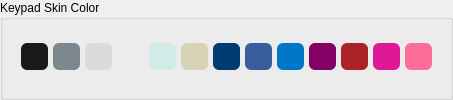
             <widget class="QGroupBox" name="groupBox_8">
              <property name="title">
               <string>Keypad Skin Color</string>
              </property>
              <layout class="QHBoxLayout" name="horizontalLayout_28">
               <property name="spacing">
                <number>5</number>
               </property>
               <property name="leftMargin">
                <number>8</number>
               </property>
               <property name="topMargin">
                <number>5</number>
               </property>
               <property name="rightMargin">
                <number>8</number>
               </property>
               <property name="bottomMargin">
                <number>8</number>
               </property>
               <item>
                <spacer name="horizontalSpacer_22">
                 <property name="orientation">
                  <enum>Qt::Horizontal</enum>
                 </property>
                 <property name="sizeHint" stdset="0">
                  <size>
                   <width>10</width>
                   <height>20</height>
                  </size>
                 </property>
                </spacer>
               </item>
               <item>
                <widget class="QPushButton" name="buttonBlack">
                 <property name="sizePolicy">
                  <sizepolicy hsizetype="Fixed" vsizetype="Fixed">
                   <horstretch>0</horstretch>
                   <verstretch>0</verstretch>
                  </sizepolicy>
                 </property>
                 <property name="minimumSize">
                  <size>
                   <width>27</width>
                   <height>27</height>
                  </size>
                 </property>
                 <property name="maximumSize">
                  <size>
                   <width>27</width>
                   <height>27</height>
                  </size>
                 </property>
                 <property name="focusPolicy">
                  <enum>Qt::NoFocus</enum>
                 </property>
                 <property name="styleSheet">
                  <string notr="true">QPushButton {  background-color: rgb(25, 25, 25); border-radius:6px; }
QPushButton:pressed { 
	border: 3px solid gray;
	border-radius: 8px; 
}</string>
                 </property>
                 <property name="text">
                  <string/>
                 </property>
                </widget>
               </item>
               <item>
                <widget class="QPushButton" name="buttonSilver">
                 <property name="sizePolicy">
                  <sizepolicy hsizetype="Fixed" vsizetype="Fixed">
                   <horstretch>0</horstretch>
                   <verstretch>0</verstretch>
                  </sizepolicy>
                 </property>
                 <property name="minimumSize">
                  <size>
                   <width>27</width>
                   <height>27</height>
                  </size>
                 </property>
                 <property name="maximumSize">
                  <size>
                   <width>27</width>
                   <height>27</height>
                  </size>
                 </property>
                 <property name="focusPolicy">
                  <enum>Qt::NoFocus</enum>
                 </property>
                 <property name="styleSheet">
                  <string notr="true">QPushButton {  background-color: rgb(124, 135, 142); border-radius:6px; }
QPushButton:pressed { 
	border: 3px solid gray;
	border-radius: 8px; 
}</string>
                 </property>
                 <property name="text">
                  <string/>
                 </property>
                </widget>
               </item>
               <item>
                <widget class="QPushButton" name="buttonSpaceGrey">
                 <property name="sizePolicy">
                  <sizepolicy hsizetype="Fixed" vsizetype="Fixed">
                   <horstretch>0</horstretch>
                   <verstretch>0</verstretch>
                  </sizepolicy>
                 </property>
                 <property name="minimumSize">
                  <size>
                   <width>27</width>
                   <height>27</height>
                  </size>
                 </property>
                 <property name="maximumSize">
                  <size>
                   <width>27</width>
                   <height>27</height>
                  </size>
                 </property>
                 <property name="palette">
                  <palette>
                   <active>
                    <colorrole role="Button">
                     <brush brushstyle="SolidPattern">
                      <color alpha="255">
                       <red>219</red>
                       <green>219</green>
                       <blue>219</blue>
                      </color>
                     </brush>
                    </colorrole>
                    <colorrole role="Base">
                     <brush brushstyle="SolidPattern">
                      <color alpha="255">
                       <red>219</red>
                       <green>219</green>
                       <blue>219</blue>
                      </color>
                     </brush>
                    </colorrole>
                    <colorrole role="Window">
                     <brush brushstyle="SolidPattern">
                      <color alpha="255">
                       <red>219</red>
                       <green>219</green>
                       <blue>219</blue>
                      </color>
                     </brush>
                    </colorrole>
                   </active>
                   <inactive>
                    <colorrole role="Button">
                     <brush brushstyle="SolidPattern">
                      <color alpha="255">
                       <red>219</red>
                       <green>219</green>
                       <blue>219</blue>
                      </color>
                     </brush>
                    </colorrole>
                    <colorrole role="Base">
                     <brush brushstyle="SolidPattern">
                      <color alpha="255">
                       <red>219</red>
                       <green>219</green>
                       <blue>219</blue>
                      </color>
                     </brush>
                    </colorrole>
                    <colorrole role="Window">
                     <brush brushstyle="SolidPattern">
                      <color alpha="255">
                       <red>219</red>
                       <green>219</green>
                       <blue>219</blue>
                      </color>
                     </brush>
                    </colorrole>
                   </inactive>
                   <disabled>
                    <colorrole role="Button">
                     <brush brushstyle="SolidPattern">
                      <color alpha="255">
                       <red>219</red>
                       <green>219</green>
                       <blue>219</blue>
                      </color>
                     </brush>
                    </colorrole>
                    <colorrole role="Base">
                     <brush brushstyle="SolidPattern">
                      <color alpha="255">
                       <red>219</red>
                       <green>219</green>
                       <blue>219</blue>
                      </color>
                     </brush>
                    </colorrole>
                    <colorrole role="Window">
                     <brush brushstyle="SolidPattern">
                      <color alpha="255">
                       <red>219</red>
                       <green>219</green>
                       <blue>219</blue>
                      </color>
                     </brush>
                    </colorrole>
                   </disabled>
                  </palette>
                 </property>
                 <property name="focusPolicy">
                  <enum>Qt::NoFocus</enum>
                 </property>
                 <property name="styleSheet">
                  <string notr="true">QPushButton {  background-color: rgb(219, 219, 219); border-radius:6px; }
QPushButton:pressed { 
	border: 3px solid gray;
	border-radius: 8px; 
}</string>
                 </property>
                 <property name="text">
                  <string/>
                 </property>
                </widget>
               </item>
               <item>
                <widget class="QPushButton" name="buttonWhite">
                 <property name="sizePolicy">
                  <sizepolicy hsizetype="Fixed" vsizetype="Fixed">
                   <horstretch>0</horstretch>
                   <verstretch>0</verstretch>
                  </sizepolicy>
                 </property>
                 <property name="minimumSize">
                  <size>
                   <width>27</width>
                   <height>27</height>
                  </size>
                 </property>
                 <property name="maximumSize">
                  <size>
                   <width>27</width>
                   <height>27</height>
                  </size>
                 </property>
                 <property name="focusPolicy">
                  <enum>Qt::NoFocus</enum>
                 </property>
                 <property name="styleSheet">
                  <string notr="true">QPushButton {  background-color: rgb(237, 237, 237); border-radius:6px; }
QPushButton:pressed { 
	border: 3px solid gray;
	border-radius: 8px; 
}</string>
                 </property>
                 <property name="text">
                  <string/>
                 </property>
                </widget>
               </item>
               <item>
                <widget class="QPushButton" name="buttonMint">
                 <property name="sizePolicy">
                  <sizepolicy hsizetype="Fixed" vsizetype="Fixed">
                   <horstretch>0</horstretch>
                   <verstretch>0</verstretch>
                  </sizepolicy>
                 </property>
                 <property name="minimumSize">
                  <size>
                   <width>27</width>
                   <height>27</height>
                  </size>
                 </property>
                 <property name="maximumSize">
                  <size>
                   <width>27</width>
                   <height>27</height>
                  </size>
                 </property>
                 <property name="palette">
                  <palette>
                   <active>
                    <colorrole role="Button">
                     <brush brushstyle="SolidPattern">
                      <color alpha="255">
                       <red>210</red>
                       <green>235</green>
                       <blue>232</blue>
                      </color>
                     </brush>
                    </colorrole>
                    <colorrole role="Base">
                     <brush brushstyle="SolidPattern">
                      <color alpha="255">
                       <red>210</red>
                       <green>235</green>
                       <blue>232</blue>
                      </color>
                     </brush>
                    </colorrole>
                    <colorrole role="Window">
                     <brush brushstyle="SolidPattern">
                      <color alpha="255">
                       <red>210</red>
                       <green>235</green>
                       <blue>232</blue>
                      </color>
                     </brush>
                    </colorrole>
                   </active>
                   <inactive>
                    <colorrole role="Button">
                     <brush brushstyle="SolidPattern">
                      <color alpha="255">
                       <red>210</red>
                       <green>235</green>
                       <blue>232</blue>
                      </color>
                     </brush>
                    </colorrole>
                    <colorrole role="Base">
                     <brush brushstyle="SolidPattern">
                      <color alpha="255">
                       <red>210</red>
                       <green>235</green>
                       <blue>232</blue>
                      </color>
                     </brush>
                    </colorrole>
                    <colorrole role="Window">
                     <brush brushstyle="SolidPattern">
                      <color alpha="255">
                       <red>210</red>
                       <green>235</green>
                       <blue>232</blue>
                      </color>
                     </brush>
                    </colorrole>
                   </inactive>
                   <disabled>
                    <colorrole role="Button">
                     <brush brushstyle="SolidPattern">
                      <color alpha="255">
                       <red>210</red>
                       <green>235</green>
                       <blue>232</blue>
                      </color>
                     </brush>
                    </colorrole>
                    <colorrole role="Base">
                     <brush brushstyle="SolidPattern">
                      <color alpha="255">
                       <red>210</red>
                       <green>235</green>
                       <blue>232</blue>
                      </color>
                     </brush>
                    </colorrole>
                    <colorrole role="Window">
                     <brush brushstyle="SolidPattern">
                      <color alpha="255">
                       <red>210</red>
                       <green>235</green>
                       <blue>232</blue>
                      </color>
                     </brush>
                    </colorrole>
                   </disabled>
                  </palette>
                 </property>
                 <property name="focusPolicy">
                  <enum>Qt::NoFocus</enum>
                 </property>
                 <property name="styleSheet">
                  <string notr="true">QPushButton {  background-color: rgb(210, 235, 232); border-radius:6px; }
QPushButton:pressed { 
	border: 3px solid gray;
	border-radius: 8px; 
}</string>
                 </property>
                 <property name="text">
                  <string/>
                 </property>
                </widget>
               </item>
               <item>
                <widget class="QPushButton" name="buttonGolden">
                 <property name="sizePolicy">
                  <sizepolicy hsizetype="Fixed" vsizetype="Fixed">
                   <horstretch>0</horstretch>
                   <verstretch>0</verstretch>
                  </sizepolicy>
                 </property>
                 <property name="minimumSize">
                  <size>
                   <width>27</width>
                   <height>27</height>
                  </size>
                 </property>
                 <property name="maximumSize">
                  <size>
                   <width>27</width>
                   <height>27</height>
                  </size>
                 </property>
                 <property name="focusPolicy">
                  <enum>Qt::NoFocus</enum>
                 </property>
                 <property name="styleSheet">
                  <string notr="true">QPushButton {  background-color: rgb(216, 211, 182); border-radius:6px; }
QPushButton:pressed { 
	border: 3px solid gray;
	border-radius: 8px; 
}</string>
                 </property>
                 <property name="text">
                  <string/>
                 </property>
                </widget>
               </item>
               <item>
                <widget class="QPushButton" name="buttonDenim">
                 <property name="sizePolicy">
                  <sizepolicy hsizetype="Fixed" vsizetype="Fixed">
                   <horstretch>0</horstretch>
                   <verstretch>0</verstretch>
                  </sizepolicy>
                 </property>
                 <property name="minimumSize">
                  <size>
                   <width>27</width>
                   <height>27</height>
                  </size>
                 </property>
                 <property name="maximumSize">
                  <size>
                   <width>27</width>
                   <height>27</height>
                  </size>
                 </property>
                 <property name="focusPolicy">
                  <enum>Qt::NoFocus</enum>
                 </property>
                 <property name="styleSheet">
                  <string notr="true">QPushButton {  background-color: rgb(0, 60, 113); border-radius:6px; }QPushButton:pressed { 
	border: 3px solid gray;
	border-radius: 8px; 
}
</string>
                 </property>
                 <property name="text">
                  <string/>
                 </property>
                </widget>
               </item>
               <item>
                <widget class="QPushButton" name="buttonTrueBlue">
                 <property name="sizePolicy">
                  <sizepolicy hsizetype="Fixed" vsizetype="Fixed">
                   <horstretch>0</horstretch>
                   <verstretch>0</verstretch>
                  </sizepolicy>
                 </property>
                 <property name="minimumSize">
                  <size>
                   <width>27</width>
                   <height>27</height>
                  </size>
                 </property>
                 <property name="maximumSize">
                  <size>
                   <width>27</width>
                   <height>27</height>
                  </size>
                 </property>
                 <property name="focusPolicy">
                  <enum>Qt::NoFocus</enum>
                 </property>
                 <property name="styleSheet">
                  <string notr="true">QPushButton { background-color: rgb(56, 94, 157); border-radius:6px; }
QPushButton:pressed { 
	border: 3px solid gray;
	border-radius: 8px; 
}</string>
                 </property>
                 <property name="text">
                  <string/>
                 </property>
                </widget>
               </item>
               <item>
                <widget class="QPushButton" name="buttonLightning">
                 <property name="sizePolicy">
                  <sizepolicy hsizetype="Fixed" vsizetype="Fixed">
                   <horstretch>0</horstretch>
                   <verstretch>0</verstretch>
                  </sizepolicy>
                 </property>
                 <property name="minimumSize">
                  <size>
                   <width>27</width>
                   <height>27</height>
                  </size>
                 </property>
                 <property name="maximumSize">
                  <size>
                   <width>27</width>
                   <height>27</height>
                  </size>
                 </property>
                 <property name="focusPolicy">
                  <enum>Qt::NoFocus</enum>
                 </property>
                 <property name="styleSheet">
                  <string notr="true">QPushButton {  background-color: rgb(0, 119, 200); border-radius:6px; }
QPushButton:pressed { 
	border: 3px solid gray;
	border-radius: 8px; 
}</string>
                 </property>
                 <property name="text">
                  <string/>
                 </property>
                </widget>
               </item>
               <item>
                <widget class="QPushButton" name="buttonPlum">
                 <property name="sizePolicy">
                  <sizepolicy hsizetype="Fixed" vsizetype="Fixed">
                   <horstretch>0</horstretch>
                   <verstretch>0</verstretch>
                  </sizepolicy>
                 </property>
                 <property name="minimumSize">
                  <size>
                   <width>27</width>
                   <height>27</height>
                  </size>
                 </property>
                 <property name="maximumSize">
                  <size>
                   <width>27</width>
                   <height>27</height>
                  </size>
                 </property>
                 <property name="focusPolicy">
                  <enum>Qt::NoFocus</enum>
                 </property>
                 <property name="styleSheet">
                  <string notr="true">QPushButton {  background-color: rgb(131, 0, 101); border-radius:6px; }
QPushButton:pressed { 
	border: 3px solid gray;
	border-radius: 8px; 
}</string>
                 </property>
                 <property name="text">
                  <string/>
                 </property>
                </widget>
               </item>
               <item>
                <widget class="QPushButton" name="buttonRed">
                 <property name="sizePolicy">
                  <sizepolicy hsizetype="Fixed" vsizetype="Fixed">
                   <horstretch>0</horstretch>
                   <verstretch>0</verstretch>
                  </sizepolicy>
                 </property>
                 <property name="minimumSize">
                  <size>
                   <width>27</width>
                   <height>27</height>
                  </size>
                 </property>
                 <property name="maximumSize">
                  <size>
                   <width>27</width>
                   <height>27</height>
                  </size>
                 </property>
                 <property name="focusPolicy">
                  <enum>Qt::NoFocus</enum>
                 </property>
                 <property name="styleSheet">
                  <string notr="true">QPushButton {  background-color: rgb(171, 35, 40); border-radius:6px; }
QPushButton:pressed { 
	border: 3px solid gray;
	border-radius: 8px; 
}</string>
                 </property>
                 <property name="text">
                  <string/>
                 </property>
                </widget>
               </item>
               <item>
                <widget class="QPushButton" name="buttonPink">
                 <property name="sizePolicy">
                  <sizepolicy hsizetype="Fixed" vsizetype="Fixed">
                   <horstretch>0</horstretch>
                   <verstretch>0</verstretch>
                  </sizepolicy>
                 </property>
                 <property name="minimumSize">
                  <size>
                   <width>27</width>
                   <height>27</height>
                  </size>
                 </property>
                 <property name="maximumSize">
                  <size>
                   <width>27</width>
                   <height>27</height>
                  </size>
                 </property>
                 <property name="focusPolicy">
                  <enum>Qt::NoFocus</enum>
                 </property>
                 <property name="styleSheet">
                  <string notr="true">QPushButton {  background-color: rgb(223, 25, 149); border-radius:6px; }
QPushButton:pressed { 
	border: 3px solid gray;
	border-radius: 8px; 
}</string>
                 </property>
                 <property name="text">
                  <string/>
                 </property>
                </widget>
               </item>
               <item>
                <widget class="QPushButton" name="buttonCoral">
                 <property name="sizePolicy">
                  <sizepolicy hsizetype="Fixed" vsizetype="Fixed">
                   <horstretch>0</horstretch>
                   <verstretch>0</verstretch>
                  </sizepolicy>
                 </property>
                 <property name="minimumSize">
                  <size>
                   <width>27</width>
                   <height>27</height>
                  </size>
                 </property>
                 <property name="maximumSize">
                  <size>
                   <width>27</width>
                   <height>27</height>
                  </size>
                 </property>
                 <property name="palette">
                  <palette>
                   <active>
                    <colorrole role="Button">
                     <brush brushstyle="SolidPattern">
                      <color alpha="255">
                       <red>253</red>
                       <green>109</green>
                       <blue>153</blue>
                      </color>
                     </brush>
                    </colorrole>
                    <colorrole role="Base">
                     <brush brushstyle="SolidPattern">
                      <color alpha="255">
                       <red>253</red>
                       <green>109</green>
                       <blue>153</blue>
                      </color>
                     </brush>
                    </colorrole>
                    <colorrole role="Window">
                     <brush brushstyle="SolidPattern">
                      <color alpha="255">
                       <red>253</red>
                       <green>109</green>
                       <blue>153</blue>
                      </color>
                     </brush>
                    </colorrole>
                   </active>
                   <inactive>
                    <colorrole role="Button">
                     <brush brushstyle="SolidPattern">
                      <color alpha="255">
                       <red>253</red>
                       <green>109</green>
                       <blue>153</blue>
                      </color>
                     </brush>
                    </colorrole>
                    <colorrole role="Base">
                     <brush brushstyle="SolidPattern">
                      <color alpha="255">
                       <red>253</red>
                       <green>109</green>
                       <blue>153</blue>
                      </color>
                     </brush>
                    </colorrole>
                    <colorrole role="Window">
                     <brush brushstyle="SolidPattern">
                      <color alpha="255">
                       <red>253</red>
                       <green>109</green>
                       <blue>153</blue>
                      </color>
                     </brush>
                    </colorrole>
                   </inactive>
                   <disabled>
                    <colorrole role="Button">
                     <brush brushstyle="SolidPattern">
                      <color alpha="255">
                       <red>253</red>
                       <green>109</green>
                       <blue>153</blue>
                      </color>
                     </brush>
                    </colorrole>
                    <colorrole role="Base">
                     <brush brushstyle="SolidPattern">
                      <color alpha="255">
                       <red>253</red>
                       <green>109</green>
                       <blue>153</blue>
                      </color>
                     </brush>
                    </colorrole>
                    <colorrole role="Window">
                     <brush brushstyle="SolidPattern">
                      <color alpha="255">
                       <red>253</red>
                       <green>109</green>
                       <blue>153</blue>
                      </color>
                     </brush>
                    </colorrole>
                   </disabled>
                  </palette>
                 </property>
                 <property name="focusPolicy">
                  <enum>Qt::NoFocus</enum>
                 </property>
                 <property name="styleSheet">
                  <string notr="true">QPushButton {  background-color: rgb(253, 109, 153); border-radius:6px; }
QPushButton:pressed { 
	border: 3px solid gray;
	border-radius: 8px; 
}</string>
                 </property>
                 <property name="text">
                  <string/>
                 </property>
                </widget>
               </item>
               <item>
                <spacer name="horizontalSpacer_21">
                 <property name="orientation">
                  <enum>Qt::Horizontal</enum>
                 </property>
                 <property name="sizeHint" stdset="0">
                  <size>
                   <width>10</width>
                   <height>20</height>
                  </size>
                 </property>
                </spacer>
               </item>
              </layout>
             </widget>
